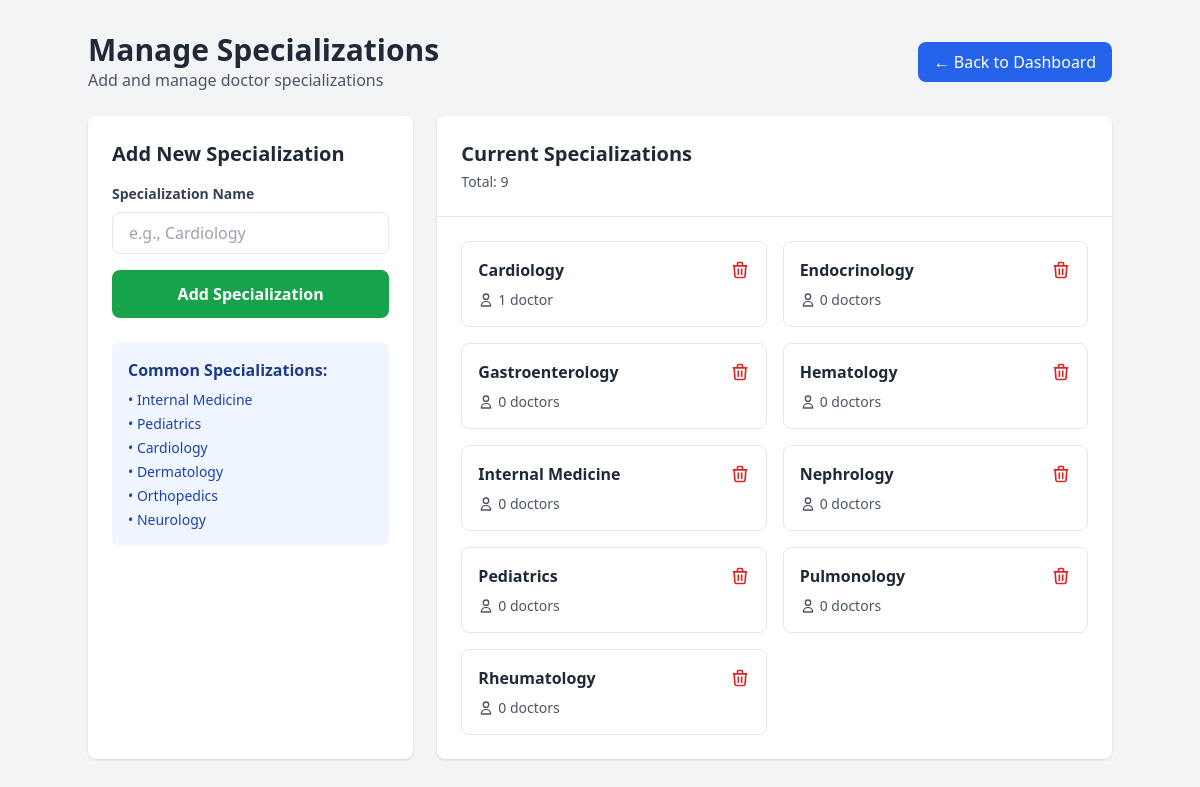
Screenshot of /manage_specializations.php (signed in) with the database file from the repository.
### tables this page shows
CREATE TABLE `tblspecialization` (
  `id` int(11) NOT NULL,
  `specialization` varchar(30) NOT NULL
);

### manage_specializations.php (the view, shortened to what this page needs)
<?php
require 'db.php';
function e($s){ return htmlspecialchars($s ?? '', ENT_QUOTES, 'UTF-8'); }
try {
    $stmt = $pdo->query("SELECT * FROM tblspecialization ORDER BY specialization");
    $specializations = $stmt->fetchAll();
} catch (Exception $e) {
    die("Error: " . $e->getMessage());
}
try {
    $stmt = $pdo->query("SELECT specialization, COUNT(*) as count
                         FROM tblinfo
                         WHERE specialization != ''
                         GROUP BY specialization");
    $spec_counts = $stmt->fetchAll(PDO::FETCH_KEY_PAIR);
} catch (Exception $e) {
    $spec_counts = [];
}
?>
<!DOCTYPE html>
<html lang="en">
<head>
    <script src="https://cdn.tailwindcss.com"></script>
</head>
<body class="bg-gray-100">
    <div class="min-h-screen p-8">
        <div class="max-w-5xl mx-auto">
            <div class="flex items-center justify-between mb-6">
                <div>
                    <h1 class="text-3xl font-bold text-gray-800">Manage Specializations</h1>
                    <p class="text-gray-600">Add and manage doctor specializations</p>
                </div>
                <a href="admin_home.php" class="bg-blue-600 hover:bg-blue-700 text-white px-4 py-2 rounded-lg">
                    ← Back to Dashboard
                </a>
            </div>
            <div class="grid grid-cols-1 lg:grid-cols-3 gap-6">
                <div class="bg-white rounded-lg shadow p-6">
                    <h2 class="text-xl font-bold text-gray-800 mb-4">Add New Specialization</h2>
                    <form method="POST" action="">
                        <div class="mb-4">
                            <label class="block text-gray-700 text-sm font-semibold mb-2">Specialization Name</label>
                            <input type="text" name="specialization" required
                                   class="w-full px-4 py-2 border rounded-lg focus:outline-none focus:ring-2 focus:ring-blue-500"
                                   placeholder="e.g., Cardiology">
                        </div>
                        <button type="submit" name="add_specialization"
                                class="w-full bg-green-600 hover:bg-green-700 text-white px-4 py-3 rounded-lg font-semibold">
                            Add Specialization
                        </button>
                    </form>
                    <div class="mt-6 p-4 bg-blue-50 rounded-lg">
                        <h3 class="font-semibold text-blue-900 mb-2">Common Specializations:</h3>
                        <ul class="text-sm text-blue-800 space-y-1">
                            <li>• Internal Medicine</li>
                            <li>• Pediatrics</li>
                            <li>• Cardiology</li>
                            <li>• Dermatology</li>
                            <li>• Orthopedics</li>
                            <li>• Neurology</li>
                        </ul>
                    </div>
                </div>
                <div class="lg:col-span-2 bg-white rounded-lg shadow">
                    <div class="p-6 border-b">
                        <h2 class="text-xl font-bold text-gray-800">Current Specializations</h2>
                        <p class="text-sm text-gray-600 mt-1">Total: <?= count($specializations) ?></p>
                    </div>
                    <div class="p-6">
                        <?php if (empty($specializations)): ?>
                            <p class="text-center text-gray-500 py-8">No specializations found</p>
                        <?php else: ?>
                            <div class="grid grid-cols-1 md:grid-cols-2 gap-4">
                                <?php foreach ($specializations as $spec):
                                    $doctor_count = $spec_counts[$spec['specialization']] ?? 0;
                                ?>
                                <div class="border rounded-lg p-4 hover:border-blue-300 transition">
                                    <div class="flex items-center justify-between mb-2">
                                        <h3 class="font-semibold text-gray-800"><?= e($spec['specialization']) ?></h3>
                                        <a href="?delete=<?= e($spec['id']) ?>"
                                           onclick="return confirm('Are you sure you want to delete this specialization?')"
                                           class="text-red-600 hover:text-red-800">
                                            <svg class="w-5 h-5" fill="none" stroke="currentColor" viewBox="0 0 24 24">
                                                <path stroke-linecap="round" stroke-linejoin="round" stroke-width="2" d="M19 7l-.867 12.142A2 2 0 0116.138 21H7.862a2 2 0 01-1.995-1.858L5 7m5 4v6m4-6v6m1-10V4a1 1 0 00-1-1h-4a1 1 0 00-1 1v3M4 7h16"></path>
                                            </svg>
                                        </a>
                                    </div>
                                    <div class="flex items-center text-sm text-gray-600">
                                        <svg class="w-4 h-4 mr-1" fill="none" stroke="currentColor" viewBox="0 0 24 24">
                                            <path stroke-linecap="round" stroke-linejoin="round" stroke-width="2" d="M16 7a4 4 0 11-8 0 4 4 0 018 0zM12 14a7 7 0 00-7 7h14a7 7 0 00-7-7z"></path>
                                        </svg>
                                        <?= $doctor_count ?> doctor<?= $doctor_count != 1 ? 's' : '' ?>
                                    </div>
                                </div>
                                <?php endforeach; ?>
                            </div>
                        <?php endif; ?>
                    </div>
                </div>
            </div>
        </div>
    </div>
</body>
</html>

### rows the page displays
tblspecialization: specialization "Cardiology", specialization "1"
tblspecialization: specialization "Endocrinology", specialization "0"
tblspecialization: specialization "Gastroenterology", specialization "0"
tblspecialization: specialization "Hematology", specialization "0"
tblspecialization: specialization "Internal Medicine", specialization "0"
tblspecialization: specialization "Nephrology", specialization "0"
tblspecialization: specialization "Pediatrics", specialization "0"
tblspecialization: specialization "Pulmonology", specialization "0"
tblspecialization: specialization "Rheumatology", specialization "0"

### other values shown
count($specializations) "9"
